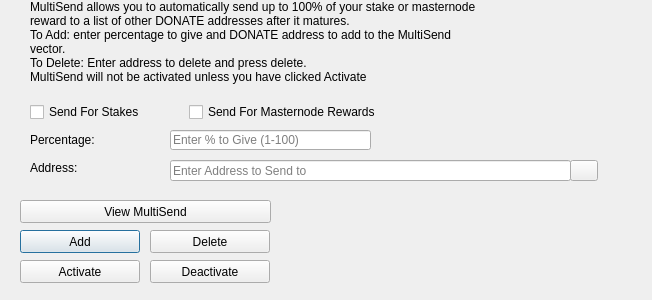
<?xml version="1.0" encoding="UTF-8"?>
<ui version="4.0">
 <class>MultiSendDialog</class>
 <widget class="QDialog" name="MultiSendDialog">
  <property name="windowModality">
   <enum>Qt::NonModal</enum>
  </property>
  <property name="geometry">
   <rect>
    <x>0</x>
    <y>0</y>
    <width>652</width>
    <height>300</height>
   </rect>
  </property>
  <property name="windowTitle">
   <string>MultiSend</string>
  </property>
  <widget class="QLineEdit" name="multiSendPercentEdit">
   <property name="geometry">
    <rect>
     <x>170</x>
     <y>130</y>
     <width>201</width>
     <height>20</height>
    </rect>
   </property>
   <property name="toolTip">
    <string>Enter whole numbers 1 - 100</string>
   </property>
   <property name="placeholderText">
    <string>Enter % to Give (1-100)</string>
   </property>
  </widget>
  <widget class="QLineEdit" name="multiSendAddressEdit">
   <property name="geometry">
    <rect>
     <x>170</x>
     <y>160</y>
     <width>401</width>
     <height>21</height>
    </rect>
   </property>
   <property name="toolTip">
    <string/>
   </property>
   <property name="placeholderText">
    <string>Enter Address to Send to</string>
   </property>
  </widget>
  <widget class="QLabel" name="label_2">
   <property name="geometry">
    <rect>
     <x>30</x>
     <y>0</y>
     <width>451</width>
     <height>121</height>
    </rect>
   </property>
   <property name="lineWidth">
    <number>1</number>
   </property>
   <property name="text">
    <string>MultiSend allows you to automatically send up to 100% of your stake or masternode reward to a list of other DONATE addresses after it matures.
To Add: enter percentage to give and DONATE address to add to the MultiSend vector.
To Delete: Enter address to delete and press delete.
MultiSend will not be activated unless you have clicked Activate</string>
   </property>
   <property name="alignment">
    <set>Qt::AlignLeading|Qt::AlignLeft|Qt::AlignTop</set>
   </property>
   <property name="wordWrap">
    <bool>true</bool>
   </property>
  </widget>
  <widget class="QLabel" name="message">
   <property name="geometry">
    <rect>
     <x>290</x>
     <y>200</y>
     <width>351</width>
     <height>91</height>
    </rect>
   </property>
   <property name="text">
    <string/>
   </property>
  </widget>
  <widget class="QPushButton" name="addButton">
   <property name="geometry">
    <rect>
     <x>20</x>
     <y>230</y>
     <width>120</width>
     <height>23</height>
    </rect>
   </property>
   <property name="toolTip">
    <string/>
   </property>
   <property name="statusTip">
    <string>Add to MultiSend Vector</string>
   </property>
   <property name="text">
    <string>Add</string>
   </property>
  </widget>
  <widget class="QPushButton" name="disableButton">
   <property name="geometry">
    <rect>
     <x>150</x>
     <y>260</y>
     <width>120</width>
     <height>23</height>
    </rect>
   </property>
   <property name="statusTip">
    <string>Deactivate MultiSend</string>
   </property>
   <property name="text">
    <string>Deactivate</string>
   </property>
  </widget>
  <widget class="QPushButton" name="addressBookButton">
   <property name="geometry">
    <rect>
     <x>570</x>
     <y>160</y>
     <width>28</width>
     <height>21</height>
    </rect>
   </property>
   <property name="toolTip">
    <string>Choose an address from the address book</string>
   </property>
   <property name="text">
    <string/>
   </property>
   <property name="icon">
    <iconset resource="../donate.qrc">
     <normaloff>:/icons/address-book</normaloff>:/icons/address-book</iconset>
   </property>
   <property name="shortcut">
    <string>Alt+A</string>
   </property>
   <property name="autoDefault">
    <bool>false</bool>
   </property>
  </widget>
  <widget class="QLabel" name="label">
   <property name="geometry">
    <rect>
     <x>30</x>
     <y>130</y>
     <width>121</width>
     <height>20</height>
    </rect>
   </property>
   <property name="toolTip">
    <string>Percentage of stake to send</string>
   </property>
   <property name="text">
    <string>Percentage:</string>
   </property>
  </widget>
  <widget class="QLabel" name="label_5">
   <property name="geometry">
    <rect>
     <x>30</x>
     <y>160</y>
     <width>111</width>
     <height>16</height>
    </rect>
   </property>
   <property name="toolTip">
    <string>Address to send portion of stake to</string>
   </property>
   <property name="text">
    <string>Address:</string>
   </property>
  </widget>
  <widget class="QPushButton" name="deleteButton">
   <property name="geometry">
    <rect>
     <x>150</x>
     <y>230</y>
     <width>120</width>
     <height>23</height>
    </rect>
   </property>
   <property name="toolTip">
    <string/>
   </property>
   <property name="statusTip">
    <string>Delete Address From MultiSend Vector</string>
   </property>
   <property name="text">
    <string>Delete</string>
   </property>
  </widget>
  <widget class="QPushButton" name="activateButton">
   <property name="geometry">
    <rect>
     <x>20</x>
     <y>260</y>
     <width>120</width>
     <height>23</height>
    </rect>
   </property>
   <property name="statusTip">
    <string>Activate MultiSend</string>
   </property>
   <property name="text">
    <string>Activate</string>
   </property>
  </widget>
  <widget class="QPushButton" name="viewButton">
   <property name="geometry">
    <rect>
     <x>20</x>
     <y>200</y>
     <width>251</width>
     <height>23</height>
    </rect>
   </property>
   <property name="toolTip">
    <string/>
   </property>
   <property name="statusTip">
    <string>View MultiSend Vector</string>
   </property>
   <property name="text">
    <string>View MultiSend</string>
   </property>
  </widget>
  <widget class="QWidget" name="horizontalLayoutWidget">
   <property name="geometry">
    <rect>
     <x>30</x>
     <y>100</y>
     <width>351</width>
     <height>24</height>
    </rect>
   </property>
   <layout class="QHBoxLayout" name="horizontalLayout">
    <item>
     <widget class="QCheckBox" name="multiSendStakeCheckBox">
      <property name="text">
       <string>Send For Stakes</string>
      </property>
     </widget>
    </item>
    <item>
     <widget class="QCheckBox" name="multiSendMasternodeCheckBox">
      <property name="text">
       <string>Send For Masternode Rewards</string>
      </property>
     </widget>
    </item>
   </layout>
  </widget>
 </widget>
 <resources>
  <include location="../donate.qrc"/>
 </resources>
 <connections/>
</ui>
